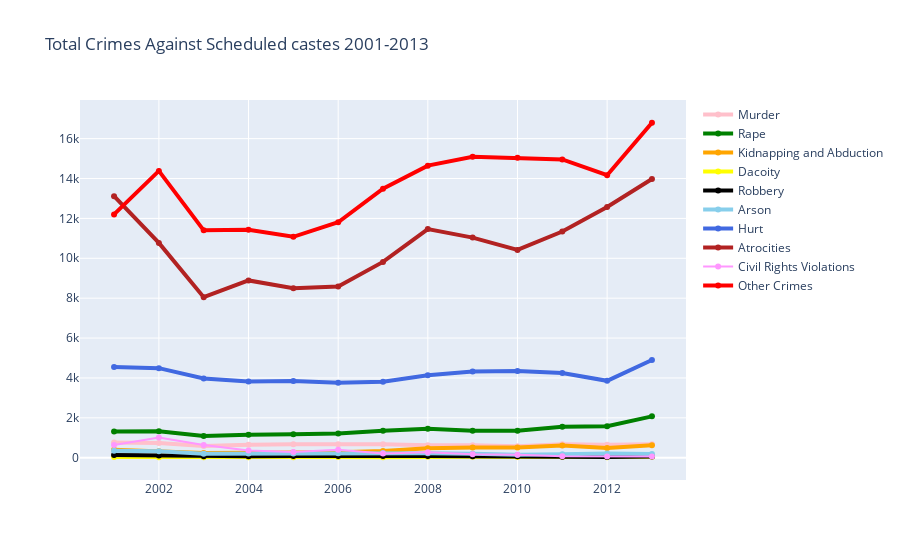

The cell this chart's notebook holds for it:
### Code cell
#visualizing crime rates
import plotly.graph_objects as go
year = crime[crime.DISTRICT == 'Total']
year = year.groupby(['Year'])['Murder', 'Rape',
       'Kidnapping and Abduction', 'Dacoity', 'Robbery', 'Arson', 'Hurt',
       'Prevention of atrocities (POA) Act',
       'Protection of Civil Rights (PCR) Act', 'Other Crimes Against SCs'].sum().reset_index()

fig = go.Figure()
fig.add_trace(go.Scatter(x= year['Year'], y= year['Murder'],
                    name='Murder',line=dict(color='pink', width=4)))
fig.add_trace(go.Scatter(x= year['Year'], y= year['Rape'],
                    name='Rape',line=dict(color='green', width=4)))
fig.add_trace(go.Scatter(x= year['Year'], y= year['Kidnapping and Abduction'],
                    name='Kidnapping and Abduction',line=dict(color='orange', width=4))
             )
fig.add_trace(go.Scatter(x= year['Year'], y= year['Dacoity'],
                    name='Dacoity',line=dict(color='yellow', width=4)))
fig.add_trace(go.Scatter(x= year['Year'], y= year['Robbery'],
                    name='Robbery',line=dict(color='black', width=4)))
fig.add_trace(go.Scatter(x= year['Year'], y= year['Arson'],
                    name='Arson',line=dict(color='skyblue', width=4)))
fig.add_trace(go.Scatter(x= year['Year'], y= year['Hurt'],
                    name='Hurt',line=dict(color='royalblue', width=4)))
fig.add_trace(go.Scatter(x= year['Year'], y= year['Prevention of atrocities (POA) Act'],
                    name='Atrocities',line=dict(color='firebrick', width=4)))
fig.add_trace(go.Scatter(x= year['Year'], y= year['Protection of Civil Rights (PCR) Act'],
                    mode='lines+markers',
                    name='Civil Rights Violations'))
fig.add_trace(go.Scatter(x= year['Year'], y= year['Other Crimes Against SCs'],
                    name='Other Crimes',line=dict(color='red', width=4)))

fig.update_layout(uniformtext_minsize= 20,
    title_text="Total Crimes Against Scheduled castes 2001-2013",
   )
    
fig.show()

### Figure 1 — Plotly figure (JSON) as saved in the notebook; plotly's stock layout.template omitted (floating-point values rounded to 4 significant figures)
{"data": [{"line": {"color": "pink", "width": 4}, "name": "Murder", "type": "scatter", "x": [2001, 2002, 2003, 2004, 2005, 2006, 2007, 2008, 2009, 2010, 2011, 2012, 2013], "y": [763, 739, 581, 654, 669, 673, 674, 622, 629, 572, 673, 651, 676]}, {"line": {"color": "green", "width": 4}, "name": "Rape", "type": "scatter", "x": [2001, 2002, 2003, 2004, 2005, 2006, 2007, 2008, 2009, 2010, 2011, 2012, 2013], "y": [1316, 1332, 1089, 1157, 1172, 1217, 1349, 1453, 1350, 1350, 1557, 1576, 2073]}, {"line": {"color": "orange", "width": 4}, "name": "Kidnapping and Abduction", "type": "scatter", "x": [2001, 2002, 2003, 2004, 2005, 2006, 2007, 2008, 2009, 2010, 2011, 2012, 2013], "y": [400, 318, 232, 253, 258, 280, 332, 477, 511, 510, 616, 490, 628]}, {"line": {"color": "yellow", "width": 4}, "name": "Dacoity", "type": "scatter", "x": [2001, 2002, 2003, 2004, 2005, 2006, 2007, 2008, 2009, 2010, 2011, 2012, 2013], "y": [41, 29, 24, 26, 26, 30, 23, 50, 42, 41, 36, 27, 45]}, {"line": {"color": "black", "width": 4}, "name": "Robbery", "type": "scatter", "x": [2001, 2002, 2003, 2004, 2005, 2006, 2007, 2008, 2009, 2010, 2011, 2012, 2013], "y": [133, 105, 70, 72, 80, 90, 86, 81, 67, 75, 54, 40, 62]}, {"line": {"color": "skyblue", "width": 4}, "name": "Arson", "type": "scatter", "x": [2001, 2002, 2003, 2004, 2005, 2006, 2007, 2008, 2009, 2010, 2011, 2012, 2013], "y": [354, 322, 204, 211, 210, 226, 238, 224, 195, 150, 169, 214, 189]}, {"line": {"color": "royalblue", "width": 4}, "name": "Hurt", "type": "scatter", "x": [2001, 2002, 2003, 2004, 2005, 2006, 2007, 2008, 2009, 2010, 2011, 2012, 2013], "y": [4547, 4491, 3969, 3824, 3847, 3760, 3814, 4134, 4322, 4344, 4247, 3855, 4901]}, {"line": {"color": "firebrick", "width": 4}, "name": "Atrocities", "type": "scatter", "x": [2001, 2002, 2003, 2004, 2005, 2006, 2007, 2008, 2009, 2010, 2011, 2012, 2013], "y": [13113, 10770, 8048, 8891, 8497, 8581, 9819, 11465, 11037, 10419, 11342, 12576, 13975]}, {"mode": "lines+markers", "name": "Civil Rights Violations", "type": "scatter", "x": [2001, 2002, 2003, 2004, 2005, 2006, 2007, 2008, 2009, 2010, 2011, 2012, 2013], "y": [633, 1018, 634, 364, 291, 405, 206, 279, 168, 143, 67, 62, 62]}, {"line": {"color": "red", "width": 4}, "name": "Other Crimes", "type": "scatter", "x": [2001, 2002, 2003, 2004, 2005, 2006, 2007, 2008, 2009, 2010, 2011, 2012, 2013], "y": [12201, 14383, 11401, 11435, 11077, 11808, 13490, 14645, 15091, 15039, 14957, 14164, 16797]}], "layout": {"title": {"text": "Total Crimes Against Scheduled castes 2001-2013"}, "uniformtext": {"minsize": 20}}}
